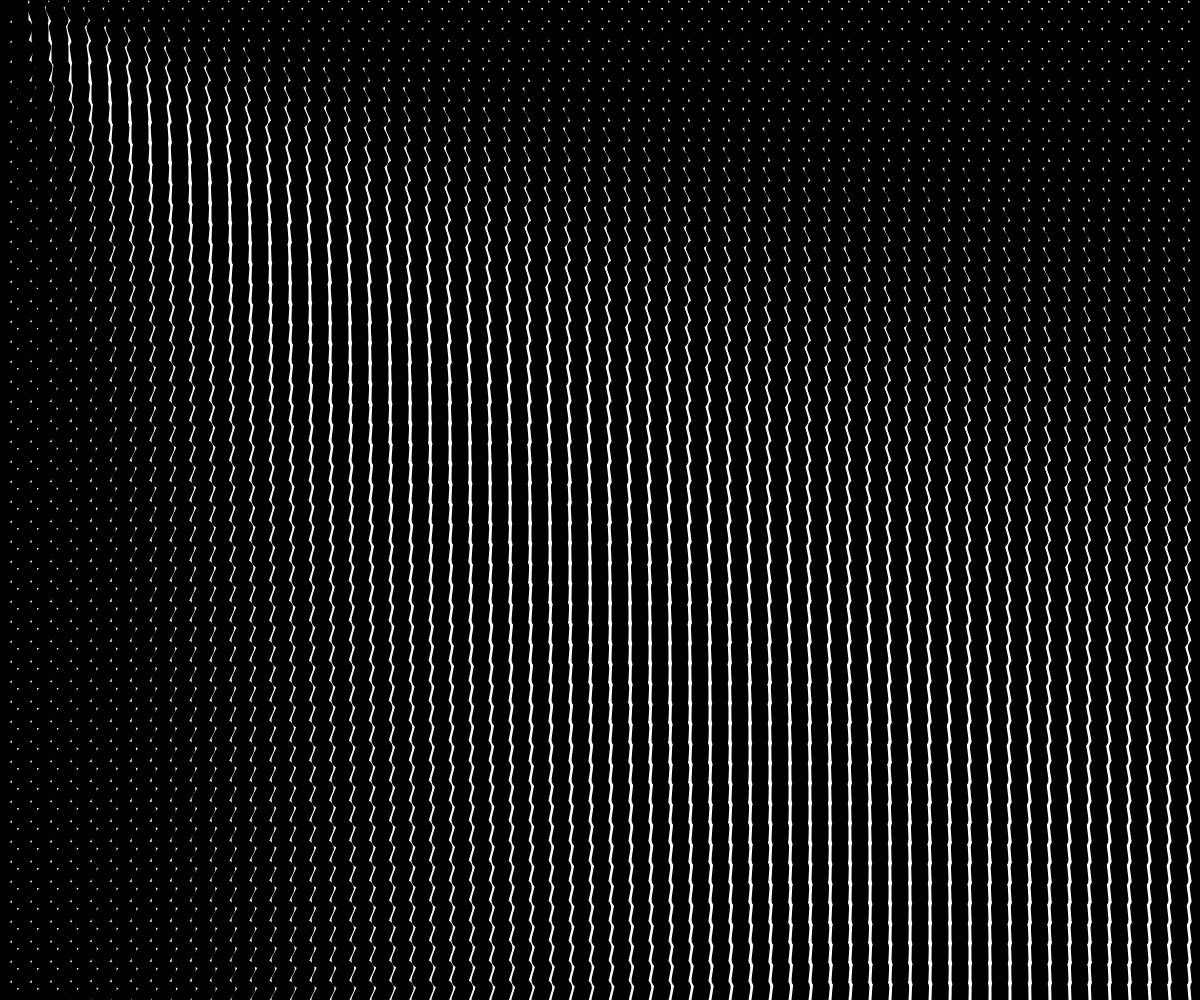
Frame 1 (no input)
Frame 60 (no input): identical to frame 1, image omitted
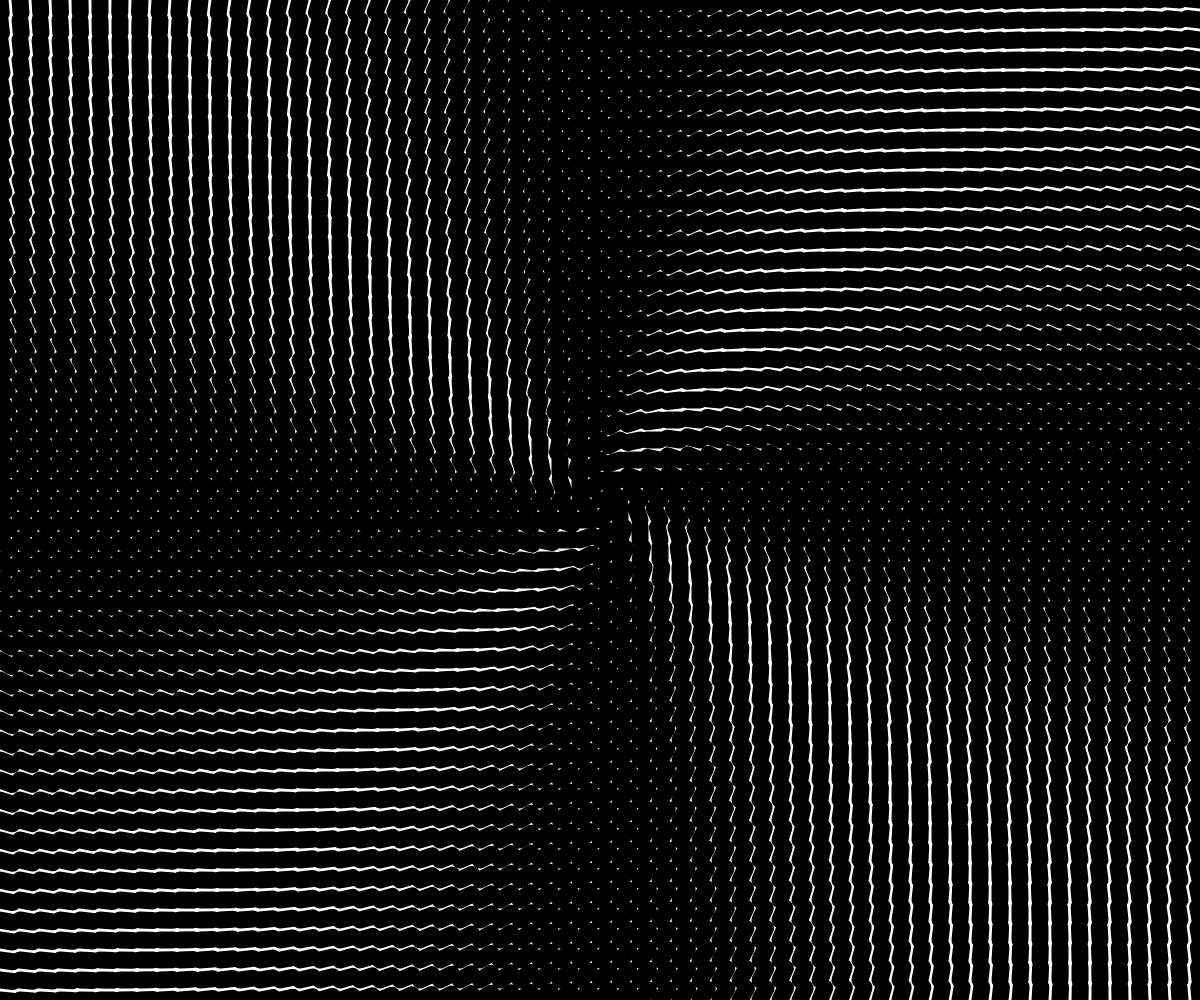
Frame 120 (the mouse pressed at the canvas centre since frame 60)

The p5.js sketch that drew these frames (run headless with seeded random() and noise() and a simulated clock; from frame 60 on, the mouse is pressed at the canvas centre):

// p5.js sketch
// ── sketch.js
/* Raymond G McCord (slow_izzm)
   06/01/2016
   
   This work is licensed under a Creative Commons 3.0 License.
    (Attribution - NonCommerical - ShareAlike)
 		http://creativecommons.org/licenses/by-nc-sa/3.0/
*/

var izzms = [],
		sizer = 13;

function setup() {
  createCanvas(windowWidth, windowHeight);
  

  var prox = 20,
  		row = ceil(width / prox) + 1,
  		column = ceil(height / prox) + 1;

  for (var j = 0; j < column; j++) {
    for (var i = 0; i < row; i++) {
      izzms.push(new p5.Vector(prox * i, prox * j));
    }
  }


}

function draw() {
  background(255);
  noFill();
  stroke(0);
  strokeWeight(17);
  for (var i = izzms.length - 1; i >= 0; i--) {
    var h = calcVec(izzms[i].x - mouseX, izzms[i].y - mouseY);
    line(
      izzms[i].x,
      izzms[i].y,
      izzms[i].x + sizer * cos(h.heading()),
      izzms[i].y + sizer * sin(h.heading()));
  }
}


function calcVec(x, y) {
  return new p5.Vector(y - x, -x - y);
}

function windowResized() {
  resizeCanvas(windowWidth, windowHeight);
}
